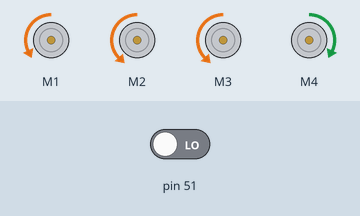
Simulated run of this sketch. Board: Arduino Mega 2560, built with avr-gcc and run on an emulated ATmega2560. On the bench: 4 × DC motor (green arrow = forward, orange = backward, longer = faster). Inputs (shaded band) come from the test bench; at power-on: pin 51 LOW.

Above: at 1.2 s.
1.3 s: pin 51 driven HIGH
At 1.7 s:
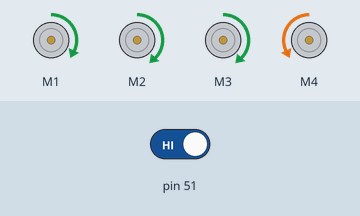
2.8 s: pin 51 driven LOW
At 4.1 s:
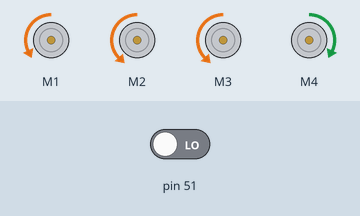
Timing chart, 0 to 5.8 s (numbered marks = the images above; inputs shaded):
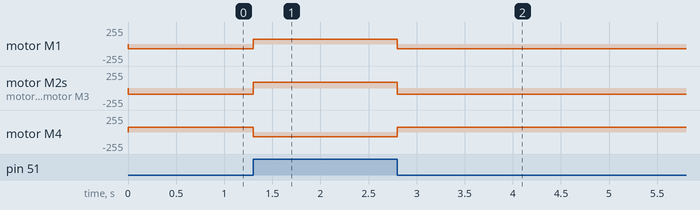

Measured:
- after the input at 1.3 s, motor M1: backward 70/255 → forward 70/255 at once; motor M2, motor M3: backward 90/255 → forward 90/255 at once; motor M4: forward 70/255 → backward 70/255 at once
- after the input at 2.8 s, motor M1: forward 70/255 → backward 70/255 at once; motor M2, motor M3: forward 90/255 → backward 90/255 at once; motor M4: backward 70/255 → forward 70/255 at once

The sketch:

Robot_Movement.ino
```cpp
#include<AFMotor.h>


//Variables
#define p1 A2
#define p2 A4

AF_DCMotor motor1(1);
AF_DCMotor motor2(2);
AF_DCMotor motor3(3);
AF_DCMotor motor4(4);
//Define pins ultrasonic(trig,echo)
int distance;
char incomingByte =0;
void setup() {
  // put your setup code here, to run once:
  Serial.begin(9600);
  motor1.setSpeed(70);
    motor2.setSpeed(90);
      motor3.setSpeed(90);
    motor4.setSpeed(70);


}

void loop() {

        int i = digitalRead(51);

          //int duration,distance;
              if(i==1)
               {


              motor1.run(FORWARD);
                 motor2.run(FORWARD);
               motor3.run(FORWARD);
                 motor4.run(BACKWARD);
                 delay(500);
               }
               else
               {
                  motor1.run(BACKWARD);
                 motor2.run(BACKWARD);
               motor3.run(BACKWARD);
                 motor4.run(FORWARD);
               }

                   /*  motor1.run(BACKWARD);
                 motor2.run(BACKWARD);
              motor3.run(BACKWARD);
                 motor4.run(BACKWARD);
                 delay(3000);
               /*digitalWrite(p1, HIGH);
                delay(200);
                digitalWrite(p1, LOW);
                duration = pulseIn(p2, HIGH);
                distance = (duration/2)/29.1;
                Serial.println(distance);*/

              // }
}
```
